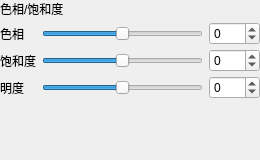
<?xml version="1.0" encoding="UTF-8"?>
<ui version="4.0">
 <class>AdjHueSaturation</class>
 <widget class="QWidget" name="AdjHueSaturation">
  <property name="geometry">
   <rect><x>0</x><y>0</y><width>260</width><height>160</height></rect>
  </property>
  <layout class="QVBoxLayout" name="rootLayout">
   <property name="spacing"><number>4</number></property>
   <property name="leftMargin"><number>0</number></property>
   <property name="topMargin"><number>0</number></property>
   <property name="rightMargin"><number>0</number></property>
   <property name="bottomMargin"><number>0</number></property>
           <item>
            <widget class="QLabel" name="labelTitle">
             <property name="text"><string>色相/饱和度</string></property>
            </widget>
           </item>
           <item>
            <layout class="QGridLayout" name="grid">
             <property name="horizontalSpacing"><number>6</number></property>
             <property name="verticalSpacing"><number>4</number></property>
              <item row="0" column="0">
               <widget class="QLabel" name="label_hue">
                <property name="text"><string>色相</string></property>
               </widget>
              </item>
              <item row="0" column="1">
               <widget class="QSlider" name="slider_hue">
                <property name="orientation"><enum>Qt::Orientation::Horizontal</enum></property>
                <property name="minimum"><number>-180</number></property>
                <property name="maximum"><number>180</number></property>
                <property name="value"><number>0</number></property>
               </widget>
              </item>
              <item row="0" column="2">
               <widget class="QSpinBox" name="spin_hue">
                <property name="minimum"><number>-180</number></property>
                <property name="maximum"><number>180</number></property>
                <property name="value"><number>0</number></property>
               </widget>
              </item>
              <item row="1" column="0">
               <widget class="QLabel" name="label_saturation">
                <property name="text"><string>饱和度</string></property>
               </widget>
              </item>
              <item row="1" column="1">
               <widget class="QSlider" name="slider_saturation">
                <property name="orientation"><enum>Qt::Orientation::Horizontal</enum></property>
                <property name="minimum"><number>-100</number></property>
                <property name="maximum"><number>100</number></property>
                <property name="value"><number>0</number></property>
               </widget>
              </item>
              <item row="1" column="2">
               <widget class="QSpinBox" name="spin_saturation">
                <property name="minimum"><number>-100</number></property>
                <property name="maximum"><number>100</number></property>
                <property name="value"><number>0</number></property>
               </widget>
              </item>
              <item row="2" column="0">
               <widget class="QLabel" name="label_lightness">
                <property name="text"><string>明度</string></property>
               </widget>
              </item>
              <item row="2" column="1">
               <widget class="QSlider" name="slider_lightness">
                <property name="orientation"><enum>Qt::Orientation::Horizontal</enum></property>
                <property name="minimum"><number>-100</number></property>
                <property name="maximum"><number>100</number></property>
                <property name="value"><number>0</number></property>
               </widget>
              </item>
              <item row="2" column="2">
               <widget class="QSpinBox" name="spin_lightness">
                <property name="minimum"><number>-100</number></property>
                <property name="maximum"><number>100</number></property>
                <property name="value"><number>0</number></property>
               </widget>
              </item>
            </layout>
           </item>   <item>
    <spacer name="vSpacer">
     <property name="orientation"><enum>Qt::Orientation::Vertical</enum></property>
     <property name="sizeHint" stdset="0"><size><width>20</width><height>1</height></size></property>
    </spacer>
   </item>
  </layout>
 </widget>
 <resources/>
 <connections/>
</ui>
